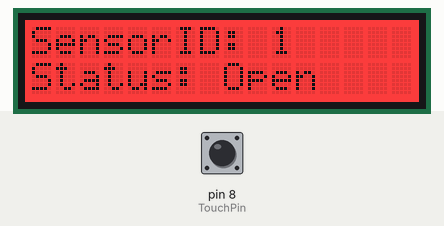
Recording of a sketch running on a simulated Arduino Uno, built with avr-gcc and run on an emulated ATmega328P. On the bench: 16×2 character LCD. The test bench sets the inputs (shaded band); at power-on: pin 8 (TouchPin) LOW. What the sketch prints to the serial monitor is not drawn.

Above: at 2.2 s.
2.3 s: pin 8 (TouchPin) pulled HIGH for 0.15 s
At 2.45 s:
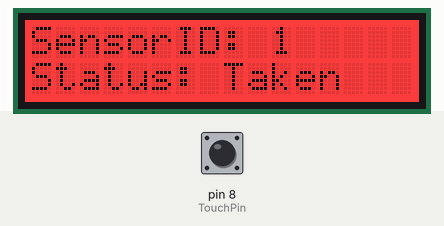
4.0 s: pin 8 (TouchPin) pulled HIGH for 3.2 s
Timing chart, 0 to 7.0 s (numbered marks = the images above; inputs shaded):
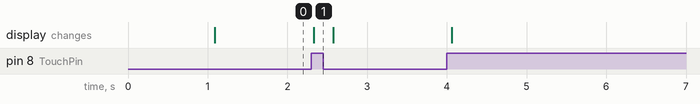

The sketch:

SeatsSystem.ino
```cpp
#include <Wire.h>
#include "rgb_lcd.h"

rgb_lcd lcd;

const int colorR = 255;
const int colorG = 0;
const int colorB = 0;
const int TouchPin=8;
int idNumber = 1;
int sensorValue = 0;
bool seatInUse = false;

void setup()
{
    Serial.begin(9600);
    pinMode(TouchPin, INPUT);
    // set up the LCD's number of columns and rows:
    lcd.begin(16, 2);

    lcd.setRGB(colorR, colorG, colorB);
    // Print a message to the LCD.

    delay(1000);
}

void sendSerialData(){
  Serial.print("sensorID:");
  Serial.print(idNumber);
  Serial.print(";");
  Serial.print("status:");
  Serial.print(seatInUse);
}

void updateUI(){
  lcd.setCursor(0, 0);
  lcd.print("SensorID: ");
  lcd.print(idNumber);
  lcd.setCursor(0, 1);
  lcd.print("Status: ");
   if (seatInUse == true){
     lcd.print("Taken");
   } else {
     lcd.print("Open ");
   }
}

void loop()
{
    // set the cursor to column 0, line 1
    // (note: line 1 is the second row, since counting begins with 0):
    sensorValue = digitalRead(TouchPin);
    if(sensorValue==1)
    {
        seatInUse = true;
    }
    else
    {
        seatInUse = false;
    }
    updateUI();
    sendSerialData();

    delay(100);
}

/*********************************************************************************************************
  END FILE
*********************************************************************************************************/
```

Measured:
- after the input at 2.3 s, the display: changes at once (image 1)
